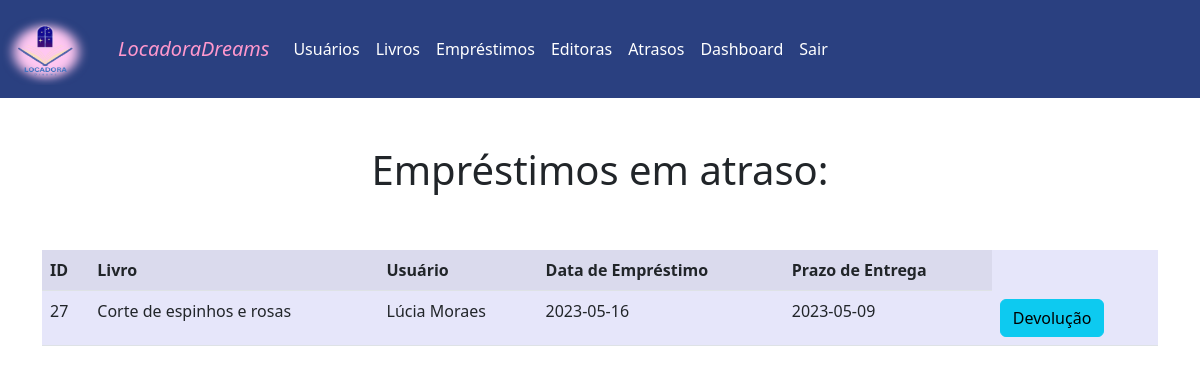
Page /Juliana3A/atrasos.php (signed in) on the committed database.
### tables this page shows
CREATE TABLE `emprestimos` (
  `id` int(11) NOT NULL,
  `livro_id` int(11) NOT NULL,
  `livro_nome` text NOT NULL,
  `usuario_id` int(11) NOT NULL,
  `usuario_nome` text NOT NULL,
  `prazo_entrega` date NOT NULL,
  `data_emprestimo` date NOT NULL,
  `devolvido` int(11) NOT NULL,
  `cpf_usuario` text NOT NULL
);

### Juliana3A/atrasos.php (the view, shortened to what this page needs)
<!DOCTYPE html>
<html>
<head>
    <link rel="stylesheet" href="css/bootstrap.min.css">
</head>
<body>
<nav class="navbar navbar-expand-lg "  style="background-color: #2A4080;">
		<a class="navbar-brand" href="#">
      		<img src="logo.png" alt="Bootstrap" width="90" height="72">
    	</a>
        <div class="container-fluid">
          <a class="navbar-brand" href="index.html">LocadoraDreams</a>
          <div class="collapse navbar-collapse" id="navbarNavAltMarkup">
            <div class="navbar-nav">
              <a class="nav-link" href="usuarios.php">Usuários</a>
			  <a class="nav-link" href="livros.php">Livros</a>
              <a class="nav-link" href="emprestimo.php">Empréstimos</a>
			  <a class="nav-link" href="editora.php">Editoras</a>
              <a class="nav-link" href="atrasos.php">Atrasos</a>
              <a class="nav-link " href="dashboard.php" class="dashboard-button">Dashboard</a>
              <a class="nav-link " href="logout.php">Sair</a>
            </div>
          </div>
        </div>
      </nav>
	  <br><br>
<?php
include_once('conexao.php');
$query_emprestimos = "SELECT * FROM emprestimos WHERE prazo_entrega < CURDATE()";
$resultado_emprestimos = mysqli_query($conn, $query_emprestimos);
if(mysqli_num_rows($resultado_emprestimos) > 0) {
    echo "<div class='container'><center><h1>Empréstimos em atraso:</h1></center><br><br>";
    echo "<table class='table table-striped'>";
    echo "<tr><th>ID</th><th>Livro</th><th>Usuário</th><th>Data de Empréstimo</th><th>Prazo de Entrega</th></tr>";
    while($row = mysqli_fetch_assoc($resultado_emprestimos)) {
        echo "<tr>";
        echo "<td>".$row['id']."</td>";
        echo "<td>".$row['livro_nome']."</td>";
        echo "<td>".$row['usuario_nome']."</td>";
        echo "<td>".$row['data_emprestimo']."</td>";
        echo "<td>".$row['prazo_entrega']."</td>";
        echo "<td><a href='devolucaolivro.php?id=".$row["id"]."'class='btn btn-info'>Devolução</a></td>";
        echo "</tr>";
    }
    echo "</table></div>";
} else {
    echo "<div class='container'><center><p>Nenhum empréstimo em atraso encontrado.</p></center></div>";
}
?>

### Juliana3A/atrasos.php (style rules this page uses)
.table-striped { background: #E6E6FA; }
.navbar-brand { font-style: italic; color: #ff98cd; }
.nav-link { color: #ffffff; }

### rows in the picture
emprestimos: id "27", livro_nome "Corte de espinhos e rosas", usuario_nome "Lúcia Moraes", data_emprestimo "2023-05-16", prazo_entrega "2023-05-09"
